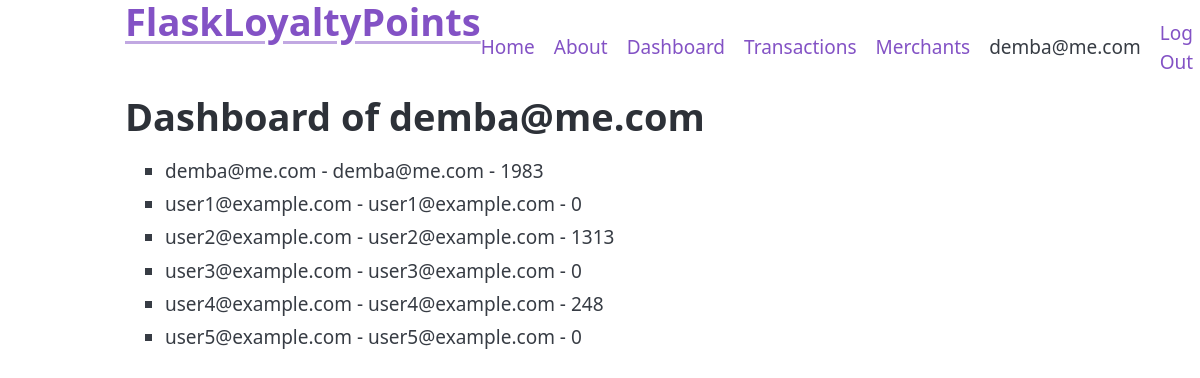
The app's page /auth/userslist (signed in), older data.
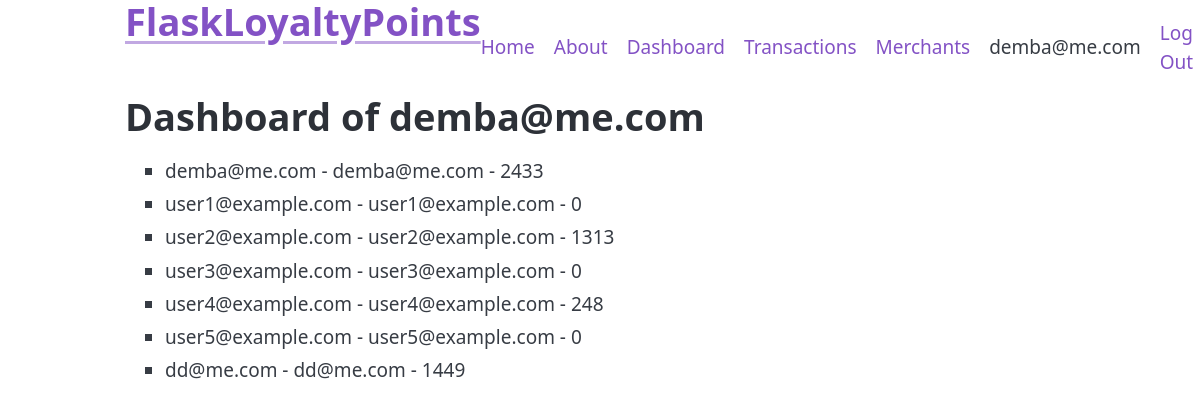
The same page, newer data.
### tables this page shows
CREATE TABLE user (
  id INTEGER PRIMARY KEY AUTOINCREMENT,
  username TEXT UNIQUE NOT NULL,
  email TEXT UNIQUE NOT NULL,
  password TEXT NOT NULL,
  points INTEGER DEFAULT 0
);

### flaskr/auth.py (the view)
@bp.route('/userslist', methods=['GET', 'POST'])
@login_required
def userslist():
    db = get_db()
    if 'user_id' not in session or session['email'] != 'demba@me.com':
        return redirect(url_for('auth.login'))
    users = db.execute("SELECT * FROM user").fetchall()
    return render_template('auth/userslist.html', users=users)

### flaskr/auth.py (called while the page is built)
def login_required(view):
    @functools.wraps(view)
    def wrapped_view(**kwargs):
        if g.user is None:
            return redirect(url_for("auth.login"))
        return view(**kwargs)
    return wrapped_view

@bp.before_app_request
def load_logged_in_user():
    user_id = session.get("user_id")
    if user_id is None:
        g.user = None
    else:
        g.user = (
            get_db().execute("SELECT * FROM user WHERE id = ?", (user_id,)).fetchone()
        )

### flaskr/db.py (called while the page is built)
def get_db():
    if "db" not in g:
        g.db = sqlite3.connect(
            current_app.config["DATABASE"], detect_types=sqlite3.PARSE_DECLTYPES
        )
        g.db.row_factory = sqlite3.Row
    return g.db

### flaskr/templates/auth/userslist.html
{% extends 'base.html' %}
{% block header %}
  <h1>{% block title %}Dashboard of {{ g.user['email'] }} {% endblock %}</h1>
{% endblock %}
{% block content %}
<ul>
    {% for user in users %}
    <li>{{ user.username }} - {{ user.email }} - {{ user.points }}</li>
    {% endfor %}
</ul>
{% endblock %}

### flaskr/templates/base.html (shortened to what this page needs)
<!DOCTYPE html>
<html lang="en">
<head>
    <link rel="stylesheet" href="{{ url_for('static', filename='pico.min.css') }}">
</head>
<body class="container">
    <nav>
        <h1><a href="{{ url_for('pages.index') }}">FlaskLoyaltyPoints</a></h1>
        <ul>
            <li><a href="{{ url_for('pages.index') }}">Home</a></li>
            <li><a href="{{ url_for('pages.about') }}">About</a></li>
            {% if g.user %}
                <li><a href="{{ url_for('points.dashboard') }}">Dashboard</a></li>
                <li><a href="{{ url_for('points.transactions') }}">Transactions</a></li>
                <li><a href="{{ url_for('points.merchants') }}">Merchants</a></li>
                <li><span>{{ g.user['username'] }}</span>
                <li><a href="{{ url_for('auth.logout') }}">Log Out</a>
            {% else %}
                <li><a href="{{ url_for('auth.register') }}">Register</a>
                <li><a href="{{ url_for('auth.login') }}">Log In</a>
            {% endif %}
        </ul>
  </nav>
    <section class="container">
        <header>
        {% block header %}{% endblock %}
        </header>
        {% block content %}{% endblock %}
    </section>
</body>
</html>

Row changes from the older to the newer data that the page shows:
changed user "demba@me.com": points "1983" → "2433"
added user: username "dd@me.com", email "dd@me.com", points "1449"
